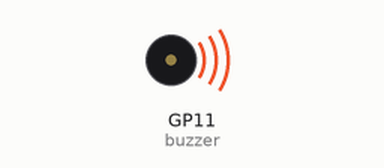
This program was run on a simulated Raspberry Pi Pico running MicroPython. On the bench: buzzer (waves = sounding).

Above: at 5.1 s.
At 11.6 s:
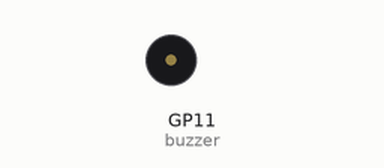
Timing chart, 0 to 17.0 s (numbered marks = the images above):
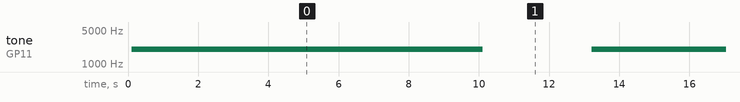

The program:

Mosiwi_buzzer.py
```python
"""
Programmer: Mosiwi
Date: 29/08/2023
Wiki: https://mosiwi-wiki.readthedocs.io/en/latest/common_resource/nec_communication_protocol/nec_communication_protocol.html
https://docs.micropython.org/en/latest/rp2/quickref.html
Module containing code to run a stepper motor via the ULN2003 driver board.
"""
import time
from machine import Pin, PWM

# pwd_f  = pwm0.freq()            # get current frequency
# pwm_dy = pwm0.duty_u16()        # get current duty cycle, range 0-65535
# pwm8.deinit()                   # turn off PWM on the pin

class Buzzer:
    def __init__(self, pin, freq=1000, volume = 0):
        assert 50 <= freq < 1000000, "ERROR - The freq parameter must be in the range 0--1000000"
        assert volume <= 100, "ERROR - The volume parameter must be in the range 0--100"
        self.buzzer = PWM(Pin(pin))                 # create PWM object from a pin
        self.buzzer.freq(freq)                      # set frequency
        self.buzzer.duty_u16(65535 - volume*328)    # set duty cycle, range 0-65535

    def setFreq(self, freq):
        assert 50 <= freq < 1000000, "ERROR - The freq parameter must be in the range 0--1000000"
        self.buzzer.freq(freq)

    def setVolume(self, volume):
        assert volume <= 100, "ERROR - The vol parameter must be in the range 0--100"
        self.buzzer.duty_u16(65535 - volume*328)


if __name__ == '__main__':
    buzzer = Buzzer(11)
    buzzer.setFreq(2000)
    while True:
        for i in range(0, 101):
            time.sleep_ms(50)         # sleep for 50 milliseconds
            buzzer.setVolume(i)

        for i in range(0, 101):
            time.sleep_ms(50)
            buzzer.setVolume(100-i)

        time.sleep_ms(3000)


    
```

Measured:
- by itself, tone on GP11 (buzzer): alternates 2000 Hz for 10.0 s and silent for 3.1 s
